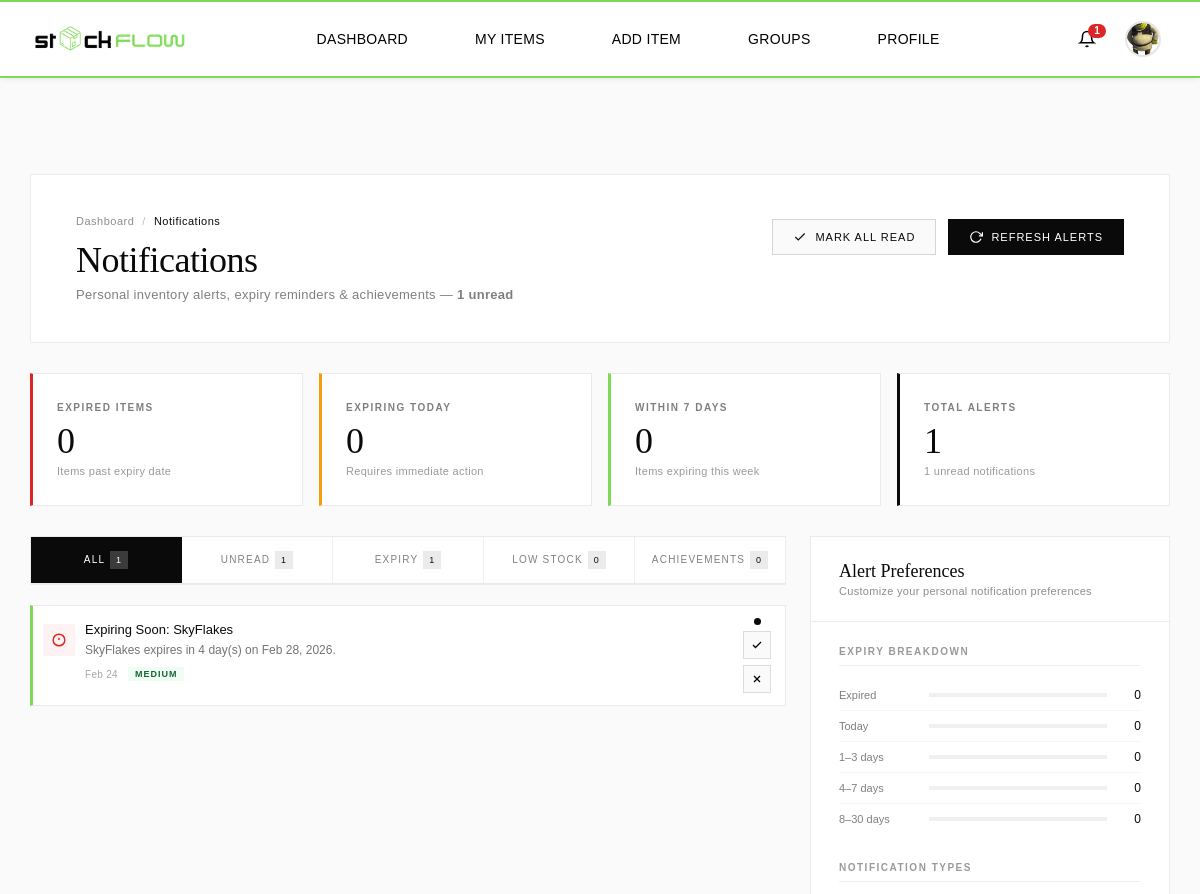
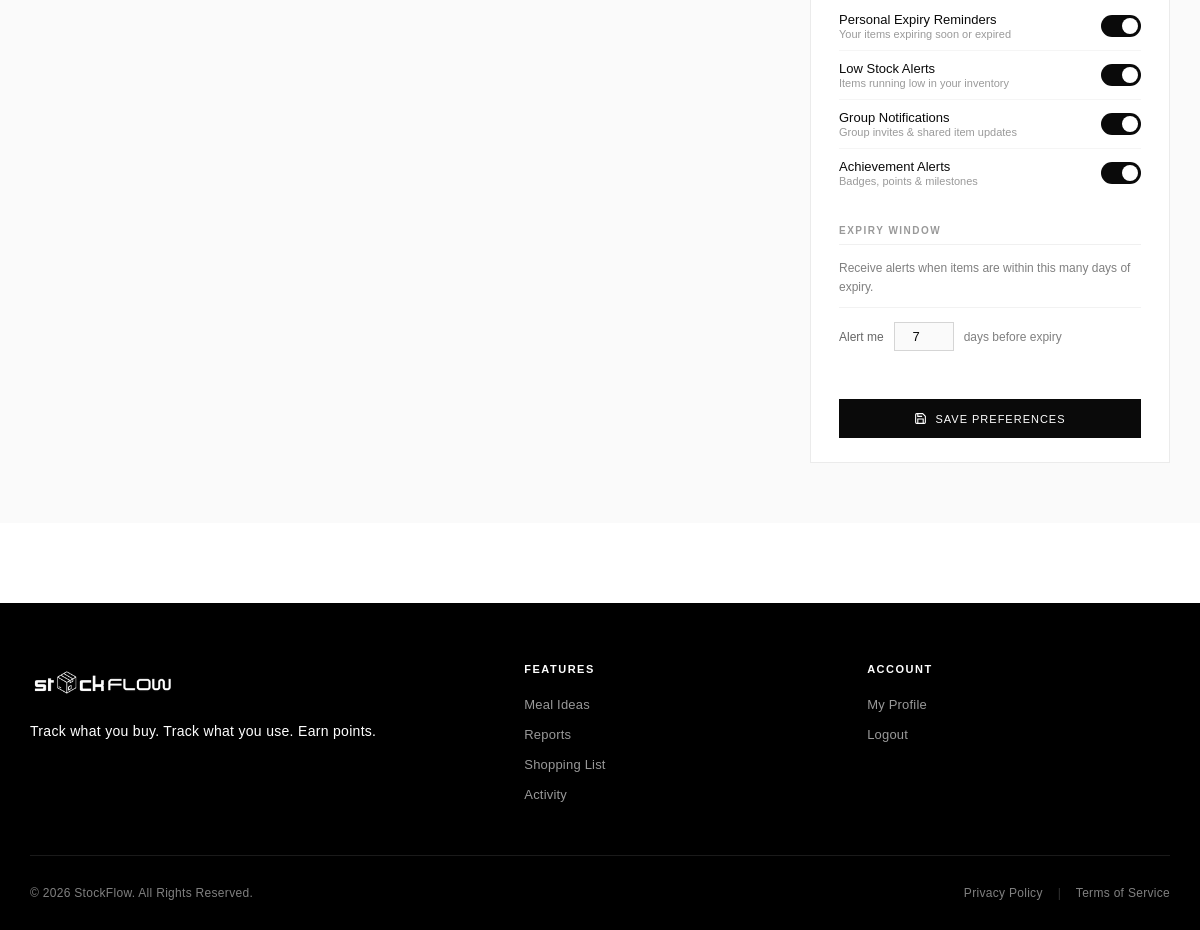
Page /user/notification_settings.php (signed in) on the committed database (2 pictures, top to bottom).
### tables this page shows
CREATE TABLE `users` (
  `user_id` int(11) NOT NULL,
  `full_name` varchar(255) NOT NULL,
  `email` varchar(255) NOT NULL,
  `password` varchar(1000) NOT NULL,
  `img_name` varchar(255) DEFAULT NULL,
  `is_active` tinyint(1) DEFAULT 1,
  `last_login` timestamp NULL DEFAULT NULL,
  `role` enum('customer','grocery_admin') DEFAULT 'customer',
  `store_id` int(11) DEFAULT NULL,
  `created_at` timestamp NOT NULL DEFAULT current_timestamp(),
  `updated_at` timestamp NOT NULL DEFAULT current_timestamp() ON UPDATE current_timestamp()
);

CREATE TABLE `notification_preferences` (
  `pref_id` int(11) NOT NULL,
  `user_id` int(11) NOT NULL,
  `expiry_enabled` tinyint(1) DEFAULT 1,
  `expiry_days_before` int(11) DEFAULT 7,
  `low_stock_enabled` tinyint(1) DEFAULT 1,
  `achievement_enabled` tinyint(1) DEFAULT 1,
  `system_enabled` tinyint(1) DEFAULT 1,
  `email_enabled` tinyint(1) DEFAULT 0,
  `updated_at` timestamp NOT NULL DEFAULT current_timestamp() ON UPDATE current_timestamp()
);

CREATE TABLE `notifications` (
  `notification_id` int(11) NOT NULL,
  `user_id` int(11) NOT NULL,
  `type` varchar(50) NOT NULL,
  `priority` enum('high','medium','low') DEFAULT 'medium',
  `title` varchar(255) NOT NULL,
  `message` text NOT NULL,
  `reference_id` int(11) DEFAULT NULL COMMENT 'item_id / badge_id etc.',
  `reference_type` varchar(50) DEFAULT NULL COMMENT 'customer_item / grocery_item / badge',
  `is_read` tinyint(1) DEFAULT 0,
  `is_dismissed` tinyint(1) DEFAULT 0,
  `created_at` timestamp NOT NULL DEFAULT current_timestamp()
);

### user/notification_settings.php (the view, shortened to what the rows shown need)
<?php
require_once '../includes/config.php';
require_once '../includes/notifications_system.php';
$user_id = (int) $_SESSION['user_id'];
$conn = getDBConnection();
runNotificationChecks($conn, $user_id);
$prefs          = getNotificationPreferences($conn, $user_id);
$notifications  = getNotifications($conn, $user_id, false, 50);
$unread_count   = countUnreadNotifications($conn, $user_id);
$filter        = $_GET['filter'] ?? 'all';
$filtered = array_filter($notifications, function($n) use ($filter) {
    if ($filter === 'all')    return true;
    if ($filter === 'unread') return !$n['is_read'];
    return $n['type'] === $filter;
});
function typeIcon(string $type): string {
    return match($type) {
        'expiry'      => '<svg width="14" height="14" viewBox="0 0 24 24" fill="none" stroke="currentColor" stroke-width="2.5"><circle cx="12" cy="12" r="10"/><line x1="12" y1="8" x2="12" y2="12"/><line x1="12" y1="16" x2="12.01" y2="16"/></svg>',
        'low_stock'   => '<svg width="14" height="14" viewBox="0 0 24 24" fill="none" stroke="currentColor" stroke-width="2.5"><polyline points="22 12 18 12 15 21 9 3 6 12 2 12"/></svg>',
        'achievement' => '<svg width="14" height="14" viewBox="0 0 24 24" fill="none" stroke="currentColor" stroke-width="2.5"><circle cx="12" cy="8" r="6"/><path d="M15.477 12.89L17 22l-5-3-5 3 1.523-9.11"/></svg>',
        default       => '<svg width="14" height="14" viewBox="0 0 24 24" fill="none" stroke="currentColor" stroke-width="2.5"><circle cx="12" cy="12" r="10"/><line x1="12" y1="8" x2="12" y2="12"/><line x1="12" y1="16" x2="12.01" y2="16"/></svg>',
    };
}
function priorityClass(string $p): string {
    return match($p) { 'high' => 'priority-high', 'low' => 'priority-low', default => 'priority-medium' };
}
function timeAgo(string $ts): string {
    $diff = time() - strtotime($ts);
    return date('M j', strtotime($ts));
}
?>
<?php require_once '../includes/header.php'; ?>
<div class="catalog-page">
<div class="catalog-container">
    <div class="page-header">
        <div class="header-content">
            <div class="header-info">
                <h1 class="page-title">Notifications</h1>
                <p class="page-subtitle">
                    Personal inventory alerts, expiry reminders &amp; achievements
                    <?php if ($unread_count > 0): ?>
                        &mdash; <strong><?= $unread_count ?> unread</strong>
                    <?php endif; ?>
                </p>
            </div>
        </div>
    </div>
    <div class="summary-grid">
        <div class="summary-card card-neutral">
            <div class="card-label">Total Alerts</div>
            <div class="card-value"><?= count($notifications) ?></div>
            <div class="card-sub"><?= $unread_count ?> unread notifications</div>
        </div>
    </div>
    <div class="main-grid">
        <div>
            <div class="notif-list" id="notifList">
                <?php if (empty($filtered)): ?>
                <div class="empty-state">
                    <div class="empty-icon">
                        <svg width="40" height="40" viewBox="0 0 24 24" fill="none" stroke-width="1.5">
                            <path d="M18 8A6 6 0 0 0 6 8c0 7-3 9-3 9h18s-3-2-3-9"/>
                            <path d="M13.73 21a2 2 0 0 1-3.46 0"/>
                        </svg>
                    </div>
                    <h3 class="empty-title">All clear</h3>
                    <p class="empty-description">
                        <?= $filter === 'all'
                            ? 'No notifications yet. Your inventory alerts will appear here.'
                            : 'No ' . htmlspecialchars($filter) . ' notifications at this time.' ?>
                    </p>
                </div>
                <?php else: ?>
                    <?php foreach ($filtered as $n):
                        $unread_class   = !$n['is_read'] ? 'unread' : '';
                        $priority_class = priorityClass($n['priority']);
                        $type_slug      = htmlspecialchars($n['type']);
                    ?>
                    <div class="notif-item <?= $unread_class ?> <?= $priority_class ?>"
                         id="notif-<?= $n['notification_id'] ?>"
                         data-id="<?= $n['notification_id'] ?>">
                        <div class="notif-icon-col">
                            <div class="notif-type-dot type-<?= $type_slug ?>">
                                <?= typeIcon($n['type']) ?>
                            </div>
                        </div>
                        <div class="notif-body">
                            <div class="notif-title"><?= htmlspecialchars($n['title']) ?></div>
                            <div class="notif-message"><?= htmlspecialchars($n['message']) ?></div>
                            <div class="notif-meta">
                                <span class="notif-time"><?= timeAgo($n['created_at']) ?></span>
                                <span class="priority-tag <?= $priority_class ?>"><?= ucfirst($n['priority']) ?></span>
                            </div>
                        </div>
                        <div class="notif-actions-col">
                            <?php if (!$n['is_read']): ?>
                            <div class="unread-dot" title="Unread"></div>
                            <button class="btn-icon btn-mark-read" title="Mark as read" data-id="<?= $n['notification_id'] ?>">
                                <svg width="12" height="12" viewBox="0 0 24 24" fill="none" stroke="currentColor" stroke-width="2.5"><polyline points="20 6 9 17 4 12"/></svg>
                            </button>
                            <?php endif; ?>
                            <button class="btn-icon btn-dismiss" title="Dismiss" data-id="<?= $n['notification_id'] ?>">
                                <svg width="12" height="12" viewBox="0 0 24 24" fill="none" stroke="currentColor" stroke-width="2.5"><line x1="18" y1="6" x2="6" y2="18"/><line x1="6" y1="6" x2="18" y2="18"/></svg>
                            </button>
                        </div>
                    </div>
                    <?php endforeach; ?>
                <?php endif; ?>
            </div>
        </div>
        <div>
            <div class="settings-panel">
                <div class="panel-body">
                    <form id="prefsForm">
                        <div class="settings-group">
                            <div class="days-input-row">
                                <label for="expiryDays">Alert me</label>
                                <input type="number" id="expiryDays" name="expiry_days_before"
                                       class="days-input"
                                       value="<?= (int) $prefs['expiry_days_before'] ?>"
                                       min="1" max="30">
                                <span class="days-unit">days before expiry</span>
                            </div>
                        </div>
                    </form>
                </div>
            </div>
        </div>
    </div>
</div>
</div>
<?php require_once '../includes/footer.php'; ?>

### includes/header.php (shortened to what the rows shown need)
<!DOCTYPE html>
<html lang="en">
<head>
    <link rel="stylesheet" href="<?php echo htmlspecialchars($baseUrl); ?>/css/style.css">
    <link rel="stylesheet" href="<?php echo htmlspecialchars($baseUrl); ?>/includes/style/components/header-extras.css">
</head>
<body>
<?php if (isLoggedIn()):
    $header_user_id = (int) $_SESSION['user_id'];
    $header_stmt = $conn->prepare("SELECT full_name, img_name, role FROM users WHERE user_id = ?");
    $header_stmt->bind_param("i", $header_user_id);
    $header_stmt->execute();
    $header_result = $header_stmt->get_result();
    $header_user = $header_result->fetch_assoc();
    $profile_pic = htmlspecialchars($baseUrl) . '/images/profile_pictures/' . htmlspecialchars($header_user['img_name']);
    $current_role = getCurrentUserRole();
?>
<header class="header-container">
    <div class="header-main">
        <a href="<?php echo htmlspecialchars($baseUrl); ?>/index.php" class="logo">
            <img src="<?php echo htmlspecialchars($baseUrl); ?>/assets/logo/logo1.png" alt="StockFlow" class="logo-img">
        </a>
        <nav class="nav-container" id="mobile-nav">
            <ul class="main-nav">
                <?php if ($current_role === 'grocery_admin'): ?>
                    <li><a href="<?php echo htmlspecialchars($baseUrl); ?>/grocery/grocery_dashboard.php" class="nav-link">Dashboard</a></li>
                    <li><a href="<?php echo htmlspecialchars($baseUrl); ?>/grocery/items/grocery_items.php" class="nav-link">Inventory</a></li>
                    <li><a href="<?php echo htmlspecialchars($baseUrl); ?>/grocery/purchase_orders/index.php" class="nav-link">Purchase Orders</a></li>
                    <li><a href="<?php echo htmlspecialchars($baseUrl); ?>/grocery/product_catalog/view_product_catalog.php" class="nav-link">Product Catalog</a></li>
                    <li><a href="<?php echo htmlspecialchars($baseUrl); ?>/grocery/suppliers/view_suppliers.php" class="nav-link">Suppliers</a></li>
                <?php else: ?>
                    <li><a href="<?php echo htmlspecialchars($baseUrl); ?>/user/dashboard.php" class="nav-link">Dashboard</a></li>
                    <li><a href="<?php echo htmlspecialchars($baseUrl); ?>/user/customer/item/my_items.php" class="nav-link">My Items</a></li>
                    <li><a href="<?php echo htmlspecialchars($baseUrl); ?>/user/customer/item/add_item.php" class="nav-link">Add Item</a></li>
                    <li><a href="<?php echo htmlspecialchars($baseUrl); ?>/user/customer/groups/my_groups.php" class="nav-link">Groups</a></li>
                    <li><a href="<?php echo htmlspecialchars($baseUrl); ?>/user/profile/profile.php" class="nav-link">Profile</a></li>
                <?php endif; ?>
            </ul>
        </nav>
        <div class="header-right-actions">
            <?php include __DIR__ . '/notification_bell.php'; ?>
            <div class="account-dropdown-wrapper">
                <button class="icon-btn account-dropdown-btn" aria-label="Account" type="button">
                    <img src="<?php echo $profile_pic; ?>"
                         alt="Profile"
                         class="account-profile-img"
                         onerror="this.src='<?php echo htmlspecialchars($baseUrl); ?>/user/images/profile_pictures/nopfp.jpg';">
                </button>
            </div>
        </div>
    </div>
</header>
<?php endif; ?>
</body>
</html>

### rows in the picture
users: img_name (picture)
notification_preferences: achievement_enabled "1", expiry_days_before "7"
notifications: title "Expiring Soon: SkyFlakes", message "SkyFlakes expires in 4 day(s) on Feb 28, 2026.", created_at "Feb 24", priority "MEDIUM"

### other values in the picture
$unread "1"
$expiry_summary['expired'] "0"
$expiry_summary['today'] "0"
$expiry_summary['within_3'] + $expiry_summary['within_7'] "0"
count($notifications) "1"
$tab['label'] "ALL"
$tab['count'] "1"
$tab['label'] "UNREAD"
$tab['label'] "EXPIRY"
$tab['label'] "LOW STOCK"
$tab['count'] "0"
$tab['label'] "ACHIEVEMENTS"
$b['label'] "Expired"
$b['count'] "0"
$b['label'] "Today"
